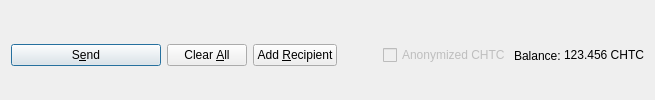
         <widget class="QFrame" name="frame_Send">
          <layout class="QHBoxLayout" name="horizontalLayout">
           <property name="bottomMargin">
            <number>0</number>
           </property>
           <item>
            <widget class="QPushButton" name="sendButton">
             <property name="minimumSize">
              <size>
               <width>150</width>
               <height>0</height>
              </size>
             </property>
             <property name="toolTip">
              <string>Confirm the send action</string>
             </property>
             <property name="text">
              <string>S&amp;end</string>
             </property>
             <property name="icon">
              <iconset resource="../chtc.qrc">
               <normaloff>:/icons/send</normaloff>:/icons/send</iconset>
             </property>
             <property name="autoDefault">
              <bool>false</bool>
             </property>
             <property name="default">
              <bool>true</bool>
             </property>
            </widget>
           </item>
           <item>
            <widget class="QPushButton" name="clearButton">
             <property name="sizePolicy">
              <sizepolicy hsizetype="Minimum" vsizetype="Fixed">
               <horstretch>0</horstretch>
               <verstretch>0</verstretch>
              </sizepolicy>
             </property>
             <property name="toolTip">
              <string>Clear all fields of the form.</string>
             </property>
             <property name="text">
              <string>Clear &amp;All</string>
             </property>
             <property name="icon">
              <iconset resource="../chtc.qrc">
               <normaloff>:/icons/remove</normaloff>:/icons/remove</iconset>
             </property>
             <property name="autoDefault">
              <bool>false</bool>
             </property>
            </widget>
           </item>
           <item>
            <widget class="QPushButton" name="addButton">
             <property name="toolTip">
              <string>Send to multiple recipients at once</string>
             </property>
             <property name="text">
              <string>Add &amp;Recipient</string>
             </property>
             <property name="icon">
              <iconset resource="../chtc.qrc">
               <normaloff>:/icons/add</normaloff>:/icons/add</iconset>
             </property>
             <property name="autoDefault">
              <bool>false</bool>
             </property>
            </widget>
           </item>
           <item>
            <spacer name="horizontalSpacer">
             <property name="orientation">
              <enum>Qt::Horizontal</enum>
             </property>
             <property name="sizeHint" stdset="0">
              <size>
               <width>40</width>
               <height>20</height>
              </size>
             </property>
            </spacer>
           </item>
           <item>
            <layout class="QHBoxLayout" name="horizontalLayout_2">
             <property name="spacing">
              <number>3</number>
             </property>
             <item>
              <widget class="QCheckBox" name="checkzCHTC">
               <property name="enabled">
                <bool>false</bool>
               </property>
               <property name="text">
                <string>Anonymized CHTC</string>
               </property>
              </widget>
             </item>
             <item>
              <widget class="QLabel" name="label">
               <property name="text">
                <string>Balance:</string>
               </property>
              </widget>
             </item>
             <item>
              <widget class="QLabel" name="labelBalance">
               <property name="sizePolicy">
                <sizepolicy hsizetype="Preferred" vsizetype="Fixed">
                 <horstretch>0</horstretch>
                 <verstretch>0</verstretch>
                </sizepolicy>
               </property>
               <property name="cursor">
                <cursorShape>IBeamCursor</cursorShape>
               </property>
               <property name="text">
                <string notr="true">123.456 CHTC</string>
               </property>
               <property name="textInteractionFlags">
                <set>Qt::LinksAccessibleByMouse|Qt::TextSelectableByKeyboard|Qt::TextSelectableByMouse</set>
               </property>
              </widget>
             </item>
            </layout>
           </item>
          </layout>
         </widget>
